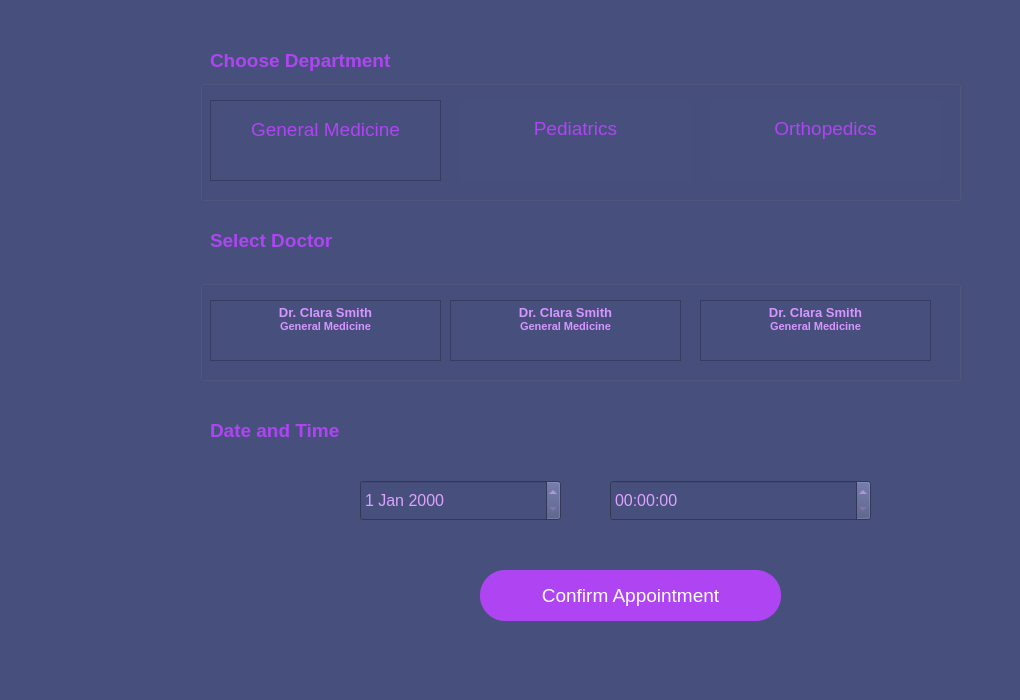
<?xml version="1.0" encoding="UTF-8"?>
<ui version="4.0">
 <class>ScheduleAppointment</class>
 <widget class="QMainWindow" name="ScheduleAppointment">
  <property name="geometry">
   <rect>
    <x>0</x>
    <y>0</y>
    <width>1020</width>
    <height>700</height>
   </rect>
  </property>
  <property name="windowTitle">
   <string>MainWindow</string>
  </property>
  <property name="styleSheet">
   <string notr="true">color: rgb(255, 248, 53);
background-color: rgb(71, 79, 125);</string>
  </property>
  <widget class="QWidget" name="centralwidget">
   <property name="focusPolicy">
    <enum>Qt::WheelFocus</enum>
   </property>
   <widget class="QLabel" name="label">
    <property name="geometry">
     <rect>
      <x>210</x>
      <y>40</y>
      <width>401</width>
      <height>41</height>
     </rect>
    </property>
    <property name="font">
     <font>
      <family>Microsoft JhengHei UI</family>
      <pointsize>14</pointsize>
      <weight>75</weight>
      <bold>true</bold>
     </font>
    </property>
    <property name="styleSheet">
     <string notr="true">color: rgb(175, 68, 242);</string>
    </property>
    <property name="text">
     <string>Choose Department</string>
    </property>
   </widget>
   <widget class="QGroupBox" name="groupBox">
    <property name="geometry">
     <rect>
      <x>200</x>
      <y>80</y>
      <width>761</width>
      <height>121</height>
     </rect>
    </property>
    <property name="title">
     <string/>
    </property>
    <widget class="QTextEdit" name="textEdit">
     <property name="geometry">
      <rect>
       <x>10</x>
       <y>20</y>
       <width>231</width>
       <height>81</height>
      </rect>
     </property>
     <property name="html">
      <string>&lt;!DOCTYPE HTML PUBLIC &quot;-//W3C//DTD HTML 4.0//EN&quot; &quot;http://www.w3.org/TR/REC-html40/strict.dtd&quot;&gt;
&lt;html&gt;&lt;head&gt;&lt;meta name=&quot;qrichtext&quot; content=&quot;1&quot; /&gt;&lt;style type=&quot;text/css&quot;&gt;
p, li { white-space: pre-wrap; }
&lt;/style&gt;&lt;/head&gt;&lt;body style=&quot; font-family:'MS Shell Dlg 2'; font-size:7.8pt; font-weight:400; font-style:normal;&quot;&gt;
&lt;p align=&quot;center&quot; style=&quot;-qt-paragraph-type:empty; margin-top:0px; margin-bottom:0px; margin-left:0px; margin-right:0px; -qt-block-indent:0; text-indent:0px;&quot;&gt;&lt;br /&gt;&lt;/p&gt;
&lt;p align=&quot;center&quot; style=&quot; margin-top:0px; margin-bottom:0px; margin-left:0px; margin-right:0px; -qt-block-indent:0; text-indent:0px;&quot;&gt;&lt;span style=&quot; font-size:14pt; color:#af44f2;&quot;&gt;General Medicine&lt;/span&gt;&lt;/p&gt;&lt;/body&gt;&lt;/html&gt;</string>
     </property>
    </widget>
    <widget class="QTextEdit" name="textEdit_2">
     <property name="geometry">
      <rect>
       <x>260</x>
       <y>20</y>
       <width>231</width>
       <height>81</height>
      </rect>
     </property>
     <property name="styleSheet">
      <string notr="true"> border-radius: 80px;</string>
     </property>
     <property name="html">
      <string>&lt;!DOCTYPE HTML PUBLIC &quot;-//W3C//DTD HTML 4.0//EN&quot; &quot;http://www.w3.org/TR/REC-html40/strict.dtd&quot;&gt;
&lt;html&gt;&lt;head&gt;&lt;meta name=&quot;qrichtext&quot; content=&quot;1&quot; /&gt;&lt;style type=&quot;text/css&quot;&gt;
p, li { white-space: pre-wrap; }
&lt;/style&gt;&lt;/head&gt;&lt;body style=&quot; font-family:'MS Shell Dlg 2'; font-size:7.8pt; font-weight:400; font-style:normal;&quot;&gt;
&lt;p align=&quot;center&quot; style=&quot;-qt-paragraph-type:empty; margin-top:0px; margin-bottom:0px; margin-left:0px; margin-right:0px; -qt-block-indent:0; text-indent:0px;&quot;&gt;&lt;br /&gt;&lt;/p&gt;
&lt;p align=&quot;center&quot; style=&quot; margin-top:0px; margin-bottom:0px; margin-left:0px; margin-right:0px; -qt-block-indent:0; text-indent:0px;&quot;&gt;&lt;span style=&quot; font-size:14pt; color:#af44f2;&quot;&gt;Pediatrics&lt;/span&gt;&lt;/p&gt;&lt;/body&gt;&lt;/html&gt;</string>
     </property>
    </widget>
    <widget class="QTextEdit" name="textEdit_3">
     <property name="geometry">
      <rect>
       <x>510</x>
       <y>20</y>
       <width>231</width>
       <height>81</height>
      </rect>
     </property>
     <property name="styleSheet">
      <string notr="true"> border-radius: 100px;</string>
     </property>
     <property name="html">
      <string>&lt;!DOCTYPE HTML PUBLIC &quot;-//W3C//DTD HTML 4.0//EN&quot; &quot;http://www.w3.org/TR/REC-html40/strict.dtd&quot;&gt;
&lt;html&gt;&lt;head&gt;&lt;meta name=&quot;qrichtext&quot; content=&quot;1&quot; /&gt;&lt;style type=&quot;text/css&quot;&gt;
p, li { white-space: pre-wrap; }
&lt;/style&gt;&lt;/head&gt;&lt;body style=&quot; font-family:'MS Shell Dlg 2'; font-size:7.8pt; font-weight:400; font-style:normal;&quot;&gt;
&lt;p align=&quot;center&quot; style=&quot;-qt-paragraph-type:empty; margin-top:0px; margin-bottom:0px; margin-left:0px; margin-right:0px; -qt-block-indent:0; text-indent:0px;&quot;&gt;&lt;br /&gt;&lt;/p&gt;
&lt;p align=&quot;center&quot; style=&quot; margin-top:0px; margin-bottom:0px; margin-left:0px; margin-right:0px; -qt-block-indent:0; text-indent:0px;&quot;&gt;&lt;span style=&quot; font-size:14pt; color:#af44f2;&quot;&gt;Orthopedics&lt;/span&gt;&lt;/p&gt;&lt;/body&gt;&lt;/html&gt;</string>
     </property>
    </widget>
   </widget>
   <widget class="QLabel" name="label_4">
    <property name="geometry">
     <rect>
      <x>210</x>
      <y>410</y>
      <width>181</width>
      <height>40</height>
     </rect>
    </property>
    <property name="font">
     <font>
      <family>Microsoft JhengHei UI</family>
      <pointsize>14</pointsize>
      <weight>75</weight>
      <bold>true</bold>
     </font>
    </property>
    <property name="styleSheet">
     <string notr="true">color: rgb(175, 68, 242);</string>
    </property>
    <property name="text">
     <string>Date and Time</string>
    </property>
   </widget>
   <widget class="QLabel" name="label_5">
    <property name="geometry">
     <rect>
      <x>210</x>
      <y>220</y>
      <width>261</width>
      <height>41</height>
     </rect>
    </property>
    <property name="font">
     <font>
      <family>Microsoft JhengHei UI</family>
      <pointsize>14</pointsize>
      <weight>75</weight>
      <bold>true</bold>
     </font>
    </property>
    <property name="styleSheet">
     <string notr="true">color: rgb(175, 68, 242);</string>
    </property>
    <property name="text">
     <string>Select Doctor</string>
    </property>
   </widget>
   <widget class="QPushButton" name="pushButton">
    <property name="geometry">
     <rect>
      <x>480</x>
      <y>570</y>
      <width>301</width>
      <height>51</height>
     </rect>
    </property>
    <property name="font">
     <font>
      <pointsize>14</pointsize>
     </font>
    </property>
    <property name="styleSheet">
     <string notr="true">background-color: rgb(175, 68, 242);
color: rgb(255, 255, 255);
border-radius: 25px;</string>
    </property>
    <property name="text">
     <string>Confirm Appointment</string>
    </property>
   </widget>
   <widget class="QTimeEdit" name="timeEdit">
    <property name="geometry">
     <rect>
      <x>610</x>
      <y>480</y>
      <width>261</width>
      <height>41</height>
     </rect>
    </property>
    <property name="palette">
     <palette>
      <active>
       <colorrole role="WindowText">
        <brush brushstyle="SolidPattern">
         <color alpha="255">
          <red>221</red>
          <green>162</green>
          <blue>255</blue>
         </color>
        </brush>
       </colorrole>
       <colorrole role="Button">
        <brush brushstyle="SolidPattern">
         <color alpha="255">
          <red>71</red>
          <green>79</green>
          <blue>125</blue>
         </color>
        </brush>
       </colorrole>
       <colorrole role="Text">
        <brush brushstyle="SolidPattern">
         <color alpha="255">
          <red>221</red>
          <green>162</green>
          <blue>255</blue>
         </color>
        </brush>
       </colorrole>
       <colorrole role="ButtonText">
        <brush brushstyle="SolidPattern">
         <color alpha="255">
          <red>221</red>
          <green>162</green>
          <blue>255</blue>
         </color>
        </brush>
       </colorrole>
       <colorrole role="Base">
        <brush brushstyle="SolidPattern">
         <color alpha="255">
          <red>71</red>
          <green>79</green>
          <blue>125</blue>
         </color>
        </brush>
       </colorrole>
       <colorrole role="Window">
        <brush brushstyle="SolidPattern">
         <color alpha="255">
          <red>71</red>
          <green>79</green>
          <blue>125</blue>
         </color>
        </brush>
       </colorrole>
      </active>
      <inactive>
       <colorrole role="WindowText">
        <brush brushstyle="SolidPattern">
         <color alpha="255">
          <red>221</red>
          <green>162</green>
          <blue>255</blue>
         </color>
        </brush>
       </colorrole>
       <colorrole role="Button">
        <brush brushstyle="SolidPattern">
         <color alpha="255">
          <red>71</red>
          <green>79</green>
          <blue>125</blue>
         </color>
        </brush>
       </colorrole>
       <colorrole role="Text">
        <brush brushstyle="SolidPattern">
         <color alpha="255">
          <red>221</red>
          <green>162</green>
          <blue>255</blue>
         </color>
        </brush>
       </colorrole>
       <colorrole role="ButtonText">
        <brush brushstyle="SolidPattern">
         <color alpha="255">
          <red>221</red>
          <green>162</green>
          <blue>255</blue>
         </color>
        </brush>
       </colorrole>
       <colorrole role="Base">
        <brush brushstyle="SolidPattern">
         <color alpha="255">
          <red>71</red>
          <green>79</green>
          <blue>125</blue>
         </color>
        </brush>
       </colorrole>
       <colorrole role="Window">
        <brush brushstyle="SolidPattern">
         <color alpha="255">
          <red>71</red>
          <green>79</green>
          <blue>125</blue>
         </color>
        </brush>
       </colorrole>
      </inactive>
      <disabled>
       <colorrole role="WindowText">
        <brush brushstyle="SolidPattern">
         <color alpha="255">
          <red>221</red>
          <green>162</green>
          <blue>255</blue>
         </color>
        </brush>
       </colorrole>
       <colorrole role="Button">
        <brush brushstyle="SolidPattern">
         <color alpha="255">
          <red>71</red>
          <green>79</green>
          <blue>125</blue>
         </color>
        </brush>
       </colorrole>
       <colorrole role="Text">
        <brush brushstyle="SolidPattern">
         <color alpha="255">
          <red>221</red>
          <green>162</green>
          <blue>255</blue>
         </color>
        </brush>
       </colorrole>
       <colorrole role="ButtonText">
        <brush brushstyle="SolidPattern">
         <color alpha="255">
          <red>221</red>
          <green>162</green>
          <blue>255</blue>
         </color>
        </brush>
       </colorrole>
       <colorrole role="Base">
        <brush brushstyle="SolidPattern">
         <color alpha="255">
          <red>71</red>
          <green>79</green>
          <blue>125</blue>
         </color>
        </brush>
       </colorrole>
       <colorrole role="Window">
        <brush brushstyle="SolidPattern">
         <color alpha="255">
          <red>71</red>
          <green>79</green>
          <blue>125</blue>
         </color>
        </brush>
       </colorrole>
      </disabled>
     </palette>
    </property>
    <property name="font">
     <font>
      <pointsize>12</pointsize>
     </font>
    </property>
    <property name="styleSheet">
     <string notr="true">color: rgb(221, 162, 255);</string>
    </property>
   </widget>
   <widget class="QDateEdit" name="dateEdit">
    <property name="geometry">
     <rect>
      <x>360</x>
      <y>480</y>
      <width>201</width>
      <height>41</height>
     </rect>
    </property>
    <property name="palette">
     <palette>
      <active>
       <colorrole role="WindowText">
        <brush brushstyle="SolidPattern">
         <color alpha="255">
          <red>221</red>
          <green>162</green>
          <blue>255</blue>
         </color>
        </brush>
       </colorrole>
       <colorrole role="Button">
        <brush brushstyle="SolidPattern">
         <color alpha="255">
          <red>71</red>
          <green>79</green>
          <blue>125</blue>
         </color>
        </brush>
       </colorrole>
       <colorrole role="Text">
        <brush brushstyle="SolidPattern">
         <color alpha="255">
          <red>221</red>
          <green>162</green>
          <blue>255</blue>
         </color>
        </brush>
       </colorrole>
       <colorrole role="ButtonText">
        <brush brushstyle="SolidPattern">
         <color alpha="255">
          <red>221</red>
          <green>162</green>
          <blue>255</blue>
         </color>
        </brush>
       </colorrole>
       <colorrole role="Base">
        <brush brushstyle="SolidPattern">
         <color alpha="255">
          <red>71</red>
          <green>79</green>
          <blue>125</blue>
         </color>
        </brush>
       </colorrole>
       <colorrole role="Window">
        <brush brushstyle="SolidPattern">
         <color alpha="255">
          <red>71</red>
          <green>79</green>
          <blue>125</blue>
         </color>
        </brush>
       </colorrole>
      </active>
      <inactive>
       <colorrole role="WindowText">
        <brush brushstyle="SolidPattern">
         <color alpha="255">
          <red>221</red>
          <green>162</green>
          <blue>255</blue>
         </color>
        </brush>
       </colorrole>
       <colorrole role="Button">
        <brush brushstyle="SolidPattern">
         <color alpha="255">
          <red>71</red>
          <green>79</green>
          <blue>125</blue>
         </color>
        </brush>
       </colorrole>
       <colorrole role="Text">
        <brush brushstyle="SolidPattern">
         <color alpha="255">
          <red>221</red>
          <green>162</green>
          <blue>255</blue>
         </color>
        </brush>
       </colorrole>
       <colorrole role="ButtonText">
        <brush brushstyle="SolidPattern">
         <color alpha="255">
          <red>221</red>
          <green>162</green>
          <blue>255</blue>
         </color>
        </brush>
       </colorrole>
       <colorrole role="Base">
        <brush brushstyle="SolidPattern">
         <color alpha="255">
          <red>71</red>
          <green>79</green>
          <blue>125</blue>
         </color>
        </brush>
       </colorrole>
       <colorrole role="Window">
        <brush brushstyle="SolidPattern">
         <color alpha="255">
          <red>71</red>
          <green>79</green>
          <blue>125</blue>
         </color>
        </brush>
       </colorrole>
      </inactive>
      <disabled>
       <colorrole role="WindowText">
        <brush brushstyle="SolidPattern">
         <color alpha="255">
          <red>221</red>
          <green>162</green>
          <blue>255</blue>
         </color>
        </brush>
       </colorrole>
       <colorrole role="Button">
        <brush brushstyle="SolidPattern">
         <color alpha="255">
          <red>71</red>
          <green>79</green>
          <blue>125</blue>
         </color>
        </brush>
       </colorrole>
       <colorrole role="Text">
        <brush brushstyle="SolidPattern">
         <color alpha="255">
          <red>221</red>
          <green>162</green>
          <blue>255</blue>
         </color>
        </brush>
       </colorrole>
       <colorrole role="ButtonText">
        <brush brushstyle="SolidPattern">
         <color alpha="255">
          <red>221</red>
          <green>162</green>
          <blue>255</blue>
         </color>
        </brush>
       </colorrole>
       <colorrole role="Base">
        <brush brushstyle="SolidPattern">
         <color alpha="255">
          <red>71</red>
          <green>79</green>
          <blue>125</blue>
         </color>
        </brush>
       </colorrole>
       <colorrole role="Window">
        <brush brushstyle="SolidPattern">
         <color alpha="255">
          <red>71</red>
          <green>79</green>
          <blue>125</blue>
         </color>
        </brush>
       </colorrole>
      </disabled>
     </palette>
    </property>
    <property name="font">
     <font>
      <pointsize>12</pointsize>
     </font>
    </property>
    <property name="focusPolicy">
     <enum>Qt::WheelFocus</enum>
    </property>
    <property name="styleSheet">
     <string notr="true">color: rgb(221, 162, 255);
border-color: rgb(234, 190, 255);</string>
    </property>
   </widget>
   <widget class="QGroupBox" name="groupBox_2">
    <property name="geometry">
     <rect>
      <x>200</x>
      <y>280</y>
      <width>761</width>
      <height>101</height>
     </rect>
    </property>
    <property name="title">
     <string/>
    </property>
    <widget class="QTextEdit" name="textEdit_4">
     <property name="geometry">
      <rect>
       <x>10</x>
       <y>20</y>
       <width>231</width>
       <height>61</height>
      </rect>
     </property>
     <property name="styleSheet">
      <string notr="true">color: rgb(175, 68, 242);</string>
     </property>
     <property name="html">
      <string>&lt;!DOCTYPE HTML PUBLIC &quot;-//W3C//DTD HTML 4.0//EN&quot; &quot;http://www.w3.org/TR/REC-html40/strict.dtd&quot;&gt;
&lt;html&gt;&lt;head&gt;&lt;meta name=&quot;qrichtext&quot; content=&quot;1&quot; /&gt;&lt;style type=&quot;text/css&quot;&gt;
p, li { white-space: pre-wrap; }
&lt;/style&gt;&lt;/head&gt;&lt;body style=&quot; font-family:'MS Shell Dlg 2'; font-size:7.8pt; font-weight:400; font-style:normal;&quot;&gt;
&lt;p align=&quot;center&quot; style=&quot; margin-top:0px; margin-bottom:0px; margin-left:0px; margin-right:0px; -qt-block-indent:0; text-indent:0px;&quot;&gt;&lt;span style=&quot; font-family:'-apple-system,Roboto,SegoeUI,Segoe UI,Helvetica Neue,Helvetica,Microsoft YaHei,Meiryo UI,Meiryo,Arial Unicode MS,sans-serif'; font-size:10pt; font-weight:600; color:#d795ff;&quot;&gt;Dr. Clara Smith&lt;/span&gt;&lt;/p&gt;
&lt;p align=&quot;center&quot; style=&quot; margin-top:0px; margin-bottom:0px; margin-left:0px; margin-right:0px; -qt-block-indent:0; text-indent:0px;&quot;&gt;&lt;span style=&quot; font-family:'-apple-system,Roboto,SegoeUI,Segoe UI,Helvetica Neue,Helvetica,Microsoft YaHei,Meiryo UI,Meiryo,Arial Unicode MS,sans-serif'; font-size:8pt; font-weight:600; color:#d795ff;&quot;&gt;General Medicine&lt;/span&gt;&lt;/p&gt;&lt;/body&gt;&lt;/html&gt;</string>
     </property>
    </widget>
    <widget class="QTextEdit" name="textEdit_5">
     <property name="geometry">
      <rect>
       <x>250</x>
       <y>20</y>
       <width>231</width>
       <height>61</height>
      </rect>
     </property>
     <property name="styleSheet">
      <string notr="true">color: rgb(175, 68, 242);</string>
     </property>
     <property name="html">
      <string>&lt;!DOCTYPE HTML PUBLIC &quot;-//W3C//DTD HTML 4.0//EN&quot; &quot;http://www.w3.org/TR/REC-html40/strict.dtd&quot;&gt;
&lt;html&gt;&lt;head&gt;&lt;meta name=&quot;qrichtext&quot; content=&quot;1&quot; /&gt;&lt;style type=&quot;text/css&quot;&gt;
p, li { white-space: pre-wrap; }
&lt;/style&gt;&lt;/head&gt;&lt;body style=&quot; font-family:'MS Shell Dlg 2'; font-size:7.8pt; font-weight:400; font-style:normal;&quot;&gt;
&lt;p align=&quot;center&quot; style=&quot; margin-top:0px; margin-bottom:0px; margin-left:0px; margin-right:0px; -qt-block-indent:0; text-indent:0px;&quot;&gt;&lt;span style=&quot; font-family:'-apple-system,Roboto,SegoeUI,Segoe UI,Helvetica Neue,Helvetica,Microsoft YaHei,Meiryo UI,Meiryo,Arial Unicode MS,sans-serif'; font-size:10pt; font-weight:600; color:#d795ff;&quot;&gt;Dr. Clara Smith&lt;/span&gt;&lt;/p&gt;
&lt;p align=&quot;center&quot; style=&quot; margin-top:0px; margin-bottom:0px; margin-left:0px; margin-right:0px; -qt-block-indent:0; text-indent:0px;&quot;&gt;&lt;span style=&quot; font-family:'-apple-system,Roboto,SegoeUI,Segoe UI,Helvetica Neue,Helvetica,Microsoft YaHei,Meiryo UI,Meiryo,Arial Unicode MS,sans-serif'; font-size:8pt; font-weight:600; color:#d795ff;&quot;&gt;General Medicine&lt;/span&gt;&lt;/p&gt;&lt;/body&gt;&lt;/html&gt;</string>
     </property>
    </widget>
    <widget class="QTextEdit" name="textEdit_6">
     <property name="geometry">
      <rect>
       <x>500</x>
       <y>20</y>
       <width>231</width>
       <height>61</height>
      </rect>
     </property>
     <property name="styleSheet">
      <string notr="true">color: rgb(175, 68, 242);</string>
     </property>
     <property name="html">
      <string>&lt;!DOCTYPE HTML PUBLIC &quot;-//W3C//DTD HTML 4.0//EN&quot; &quot;http://www.w3.org/TR/REC-html40/strict.dtd&quot;&gt;
&lt;html&gt;&lt;head&gt;&lt;meta name=&quot;qrichtext&quot; content=&quot;1&quot; /&gt;&lt;style type=&quot;text/css&quot;&gt;
p, li { white-space: pre-wrap; }
&lt;/style&gt;&lt;/head&gt;&lt;body style=&quot; font-family:'MS Shell Dlg 2'; font-size:7.8pt; font-weight:400; font-style:normal;&quot;&gt;
&lt;p align=&quot;center&quot; style=&quot; margin-top:0px; margin-bottom:0px; margin-left:0px; margin-right:0px; -qt-block-indent:0; text-indent:0px;&quot;&gt;&lt;span style=&quot; font-family:'-apple-system,Roboto,SegoeUI,Segoe UI,Helvetica Neue,Helvetica,Microsoft YaHei,Meiryo UI,Meiryo,Arial Unicode MS,sans-serif'; font-size:10pt; font-weight:600; color:#d795ff;&quot;&gt;Dr. Clara Smith&lt;/span&gt;&lt;/p&gt;
&lt;p align=&quot;center&quot; style=&quot; margin-top:0px; margin-bottom:0px; margin-left:0px; margin-right:0px; -qt-block-indent:0; text-indent:0px;&quot;&gt;&lt;span style=&quot; font-family:'-apple-system,Roboto,SegoeUI,Segoe UI,Helvetica Neue,Helvetica,Microsoft YaHei,Meiryo UI,Meiryo,Arial Unicode MS,sans-serif'; font-size:8pt; font-weight:600; color:#d795ff;&quot;&gt;General Medicine&lt;/span&gt;&lt;/p&gt;&lt;/body&gt;&lt;/html&gt;</string>
     </property>
    </widget>
   </widget>
   <widget class="QLabel" name="label_2">
    <property name="geometry">
     <rect>
      <x>0</x>
      <y>10</y>
      <width>151</width>
      <height>101</height>
     </rect>
    </property>
    <property name="text">
     <string/>
    </property>
    <property name="pixmap">
     <pixmap>Screenshot 2024-09-10 212046.png</pixmap>
    </property>
   </widget>
  </widget>
  <widget class="QMenuBar" name="menubar">
   <property name="geometry">
    <rect>
     <x>0</x>
     <y>0</y>
     <width>1020</width>
     <height>26</height>
    </rect>
   </property>
  </widget>
  <widget class="QStatusBar" name="statusbar"/>
 </widget>
 <resources/>
 <connections/>
</ui>
